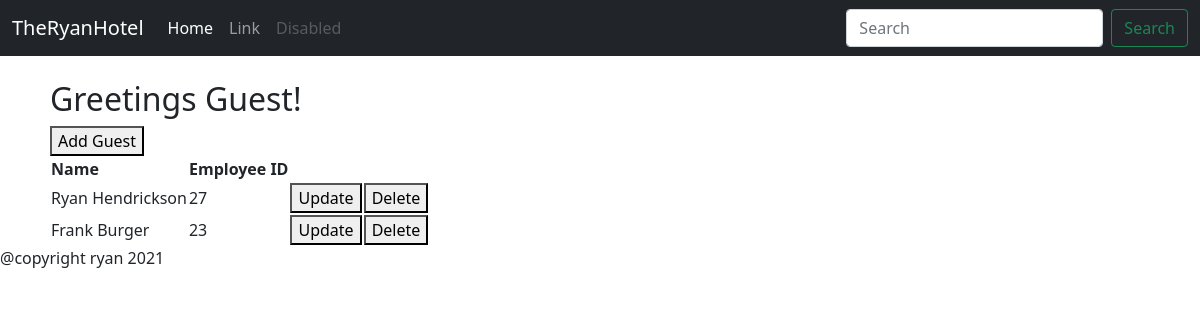
Screenshot of /booking/employeelist with the database file from the repository.
### booking/models.py (models this page shows, shortened)
class Employee(models.Model):
    first = models.CharField(max_length=20)
    last = models.CharField(max_length=20)
    empid = models.IntegerField(default=-1)

### booking/views.py (the view)
# urls.py: path('employeelist', views.EmployeeList.as_view(), name='employee_list'),
class EmployeeList(ListView):
    model = Employee

### booking/templates/booking/employee_list.html
{% extends "./base.html" %}
{% block content %}
    <a href="{% url "employee_create" %}"><button>Add Guest</button></a>
    <table>
        <tr><th>Name</th><th>Employee ID</th></tr>
        {% for employee in employee_list %}
            <tr><td>{{ employee.first }} {{ employee.last }}</td><td>{{ employee.empid }}</td><td><a href="{% url 'employee_update' employee.id %}"><button>Update</button></a></td>
                <td><a href="{% url "employee_delete" employee.id %}"><button>Delete</button></a></td></tr>
        {% endfor %}
    </table>
{% endblock %}

### rows the page displays
Employee: first "Ryan", last "Hendrickson", empid "27"
Employee: first "Frank", last "Burger", empid "23"
